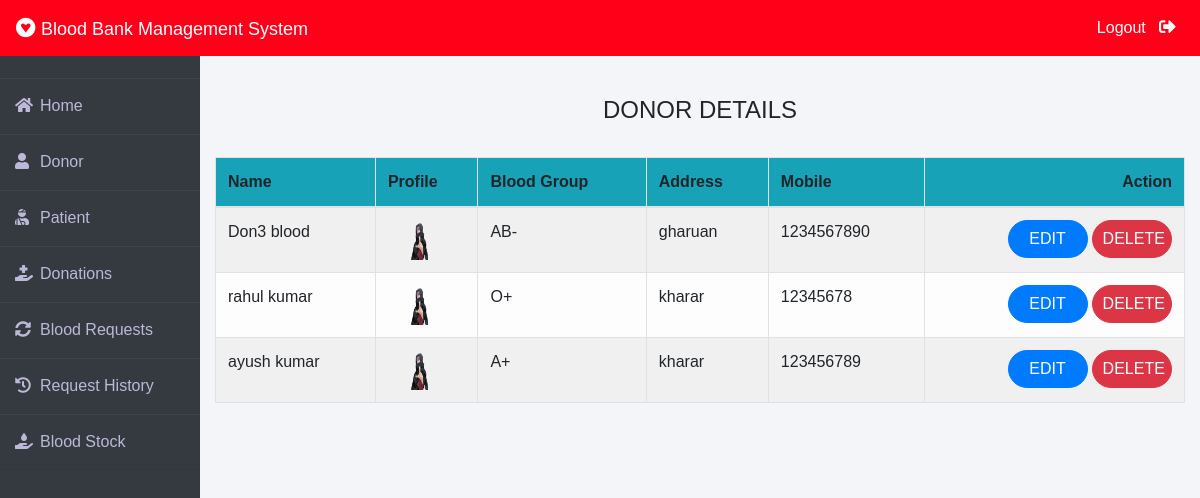
The app's page /admin-donor (signed in) with its own data.
### donor/models.py (models this page shows, shortened)
class Donor(models.Model):
    user=models.OneToOneField(User,on_delete=models.CASCADE)
    profile_pic= models.ImageField(upload_to='profile_pic/Donor/',null=True,blank=True)
    bloodgroup=models.CharField(max_length=10)
    address = models.CharField(max_length=40)
    mobile = models.CharField(max_length=20,null=False)
    @property
    def get_name(self):
        return self.user.first_name+" "+self.user.last_name

### blood/views.py (the view)
# urls.py: path('admin-donor', views.admin_donor_view,name='admin-donor'),
@login_required(login_url='adminlogin')
def admin_donor_view(request):
    donors=dmodels.Donor.objects.all()
    return render(request,'blood/admin_donor.html',{'donors':donors})

### templates/blood/admin_donor.html
{% extends 'blood/adminbase.html' %}
{% block content %}
{% load widget_tweaks %}
{%load static%}
<br><br>
<div class="container">
    <H4 class="text-center">DONOR DETAILS</H4><br>
    <table class="table table-light table-hover table-bordered table-striped">
        <thead class="bg-info">
            <tr>
                <th scope="col">Name</th>
                <th scope="col">Profile</th>
                <th scope="col">Blood Group</th>
                <th scope="col">Address</th>
                <th scope="col">Mobile</th>
                <th class="text-right">Action</th>
            </tr>
        </thead>
        <tbody>
            {% for t in donors %}
            <tr>
                <td> {{t.get_name}}</td>
                <td> <img src="{% static t.profile_pic.url %}" alt="Profile Pic" height="40px" width="40px" /></td>
                <td>{{t.bloodgroup}}</td>
                <td>{{t.address}}</td>
                <td>{{t.mobile}}</td>
                <td class="text-right">
                    <button class="btn btn-primary badge-pill" style="width: 80px;"><a  style="text-decoration: none;color: white;" href="{% url 'update-donor' t.id  %}">EDIT</a> </button>
                    <button class="btn btn-danger badge-pill" style="width: 80px;"><a  style="text-decoration: none;color: white;" href="{% url 'delete-donor' t.id  %}">DELETE</a> </button>
                </td>
            </tr>
            {% endfor %}
        </tbody>
    </table>
</div>
{% endblock content %}

### templates/blood/adminbase.html (shortened to what this page needs)
<!DOCTYPE html>
<html lang="en">
<head>
    <link rel="stylesheet" href="https://maxcdn.bootstrapcdn.com/bootstrap/4.0.0/css/bootstrap.min.css">
    <link rel="stylesheet" href="https://cdnjs.cloudflare.com/ajax/libs/font-awesome/5.14.0/css/all.css">
</head>
<body>
    <nav class="navbar navbar-expand-lg navbar-light fixed-top bg-danger">
        <a style="color:white;" class="navbar-brand" href="/"><i class="fab fa-gratipay"></i>&nbsp;<font face = "Comic sans MS" size ="4">Blood Bank Management System</font></a>
        <div class="navbar-collapse collapse w-100 order-3 dual-collapse2">
            <ul class="navbar-nav ml-auto">
                <li class="nav-item">
                    <a class="nav-link" style="color: white;" href="/logout">Logout &nbsp; <i class="fas fa-sign-out-alt"></i></a>
                </li>
            </ul>
        </div>
      </nav>
<br><br>
<div class="wrapper">
    <div class="sidebar">
        <ul>
            <li><a style="text-decoration:none;" href="/"><i class="fas fa-home"></i>Home</a></li>
            <li><a style="text-decoration:none;" href="/admin-donor"><i class="fas fa-user"></i>Donor</a></li>
            <li><a style="text-decoration:none;" href="/admin-patient"><i class="fas fa-user-injured"></i>Patient</a></li>
            <li><a style="text-decoration:none;" href="/admin-donation"><i class="fas fa-hand-holding-medical"></i>Donations</a></li>
            <li><a style="text-decoration:none;" href="/admin-request"><i class="fas fa-sync-alt"></i>Blood Requests</a></li>
            <li><a style="text-decoration:none;" href="/admin-request-history"><i class="fas fa-history"></i>Request History</a></li>
            <li><a style="text-decoration:none;" href="/admin-blood"><i class="fas fa-hand-holding-water"></i>Blood Stock</a></li>
        </ul>
    </div>
    <div class="main_content">
{% block content %}
{% endblock content %}
    </div>
</div>
</body>
</html>

### templates/blood/adminbase.html (style rules this page uses)
* { margin: 0; padding: 0; box-sizing: border-box; list-style: none; text-decoration: none; font-family: 'Josefin Sans', sans-serif; }
body { background-color: #f3f5f9; }
.bg-danger { background-color: #ff0018!important; }
.wrapper { display: flex; position: relative; }
.wrapper .sidebar { width: 200px; height: 100%; background: #343a40; padding: 30px 0px; position: fixed; }
.wrapper .sidebar ul li { padding: 15px; border-bottom: 1px solid #bdb8d7; border-bottom: 1px solid rgba(0,0,0,0.05); border-top: 1px solid rgba(255,255,255,0.05); }
.wrapper .sidebar ul li a { color: #bdb8d7; display: block; }
.wrapper .sidebar ul li a .fas { width: 25px; }
.wrapper .main_content { width: 100%; margin-left: 200px; }
.fa-sign-out-alt { color: white; font-size: 2ex; }

### records on screen
Donor: get_name "Don3 blood", profile_pic (picture), bloodgroup "AB-", address "gharuan", mobile "1234567890"
Donor: get_name "rahul kumar", profile_pic (picture), bloodgroup "O+", address "kharar", mobile "12345678"
Donor: get_name "ayush kumar", profile_pic (picture), bloodgroup "A+", address "kharar", mobile "123456789"
